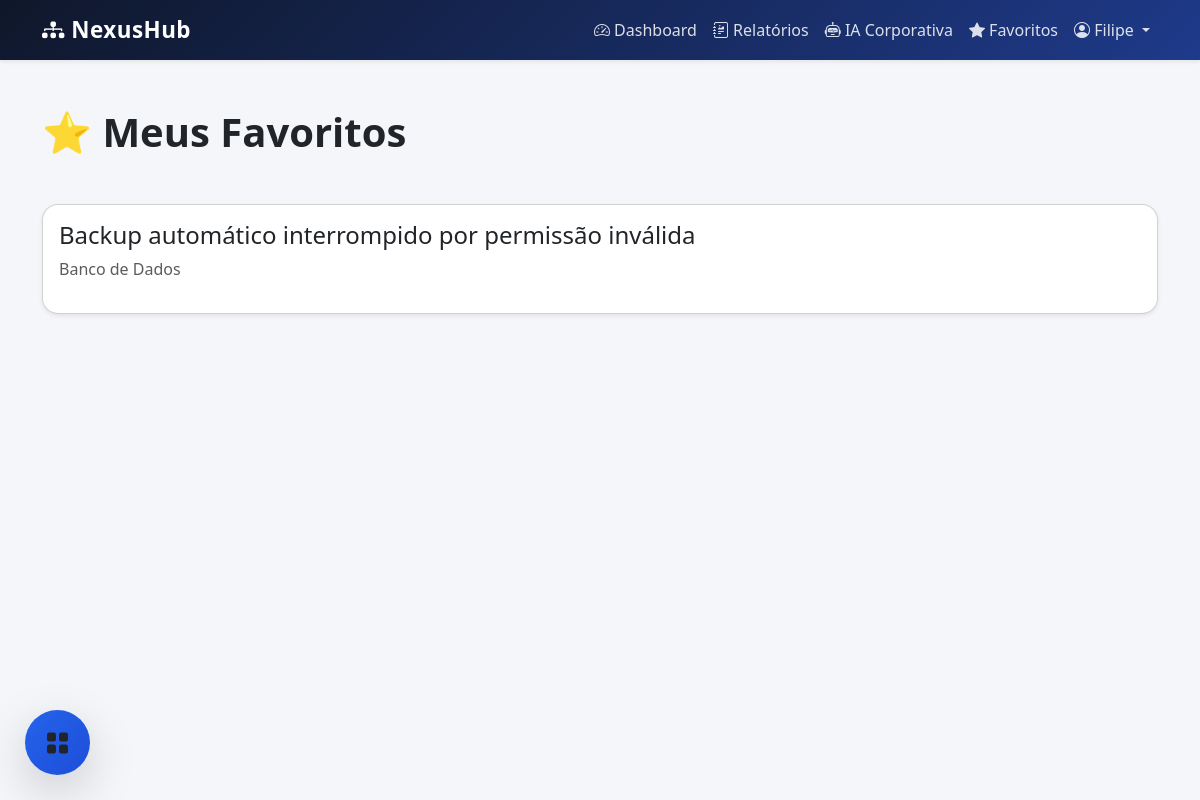
The app's page /favoritos/ (signed in) with its own data.
### relatorios/models.py (models this page shows, shortened)
class Favorito(models.Model):
    usuario = models.ForeignKey(
        'funcionarios.Funcionario',
        on_delete=models.CASCADE,
        related_name='favoritos'
    )
    relatorio = models.ForeignKey(
        Relatorio,
        on_delete=models.CASCADE,
        related_name='salvos'
    )
    criado_em = models.DateTimeField(
        auto_now_add=True
    )
    class Meta:
        unique_together = (
            'usuario',
            'relatorio'
        )

class Relatorio(models.Model):
    STATUS = [
        ('Aberto', 'Aberto'),
        ('Em andamento', 'Em andamento'),
        ('Resolvido', 'Resolvido')
    ]
    PRIORIDADE = [
        ('Baixa', 'Baixa'),
        ('Média', 'Média'),
        ('Alta', 'Alta'),
        ('Crítica', 'Crítica')
    ]
    autor = models.ForeignKey(
        Funcionario,
        on_delete=models.SET_NULL,
        null=True,
        blank=True
    )
    titulo = models.CharField(
        max_length=200
    )
    categoria = models.CharField(
        max_length=100
    )
    problema = models.TextField()
    solucao = models.TextField()
    resultado_final = models.TextField(
        blank=True,
        null=True
    )
    observacoes = models.TextField(
        blank=True,
        null=True
    )
    palavras_chave = models.CharField(
        max_length=300,
        blank=True,
        null=True
    )
    prioridade = models.CharField(
        max_length=20,
        blank=True,
        null=True
    )
    status = models.CharField(
        max_length=20,
        blank=True,
        null=True
    )
    tags = models.ManyToManyField(
        'Tag',
        blank=True
    )
    imagem = models.ImageField(
        upload_to='relatorios/',
        blank=True,
        null=True
    )
    criado_em = models.DateTimeField(
        auto_now_add=True
    )

### relatorios/views.py (the view)
@login_required
def meus_favoritos(request):
    funcionario = get_object_or_404(
        Funcionario,
        usuario=request.user
    )
    favoritos = Favorito.objects.filter(
        usuario=funcionario
    ).select_related(
        'relatorio'
    ).order_by(
        '-criado_em'
    )
    return render(
        request,
        'relatorios/favoritos.html',
        {
            'favoritos': favoritos
        }
    )

### templates/relatorios/favoritos.html
{% extends 'base.html' %}
{% block content %}
<div class="container py-5">
    <h1 class="fw-bold mb-5">
        ⭐ Meus Favoritos
    </h1>
    {% for favorito in favoritos %}
    <div class="card shadow-sm rounded-4 mb-4">
        <div class="card-body">
            <a href="{% url 'detalhe_relatorio' favorito.relatorio.id %}"
               class="text-decoration-none">
                <h4 class="text-dark">
                    {{ favorito.relatorio.titulo }}
                </h4>
            </a>
            <p class="text-muted">
                {{ favorito.relatorio.categoria }}
            </p>
        </div>
    </div>
    {% empty %}
    <div class="alert alert-secondary">
        Nenhum favorito salvo.
    </div>
    {% endfor %}
</div>
{% endblock %}

### templates/base.html (shortened to what this page needs)
<!DOCTYPE html>
<html lang="pt-br">
<head>
    <link
        href="https://cdn.jsdelivr.net/npm/bootstrap@5.3.3/dist/css/bootstrap.min.css"
        rel="stylesheet">
    <link
        rel="stylesheet"
        href="https://cdn.jsdelivr.net/npm/bootstrap-icons@1.11.3/font/bootstrap-icons.min.css">
</head>
<body>
    <nav class="navbar navbar-expand-lg navbar-dark navbar-custom shadow-sm">
        <div class="container">
            <a class="navbar-brand fw-bold"
            href="{% url 'home' %}">
                <i class="bi bi-diagram-3-fill"></i>
                NexusHub
            </a>
            {% if user.is_authenticated %}
            <div class="collapse navbar-collapse"
                id="navbarNexus">
                <ul class="navbar-nav ms-auto align-items-center">
                    <li class="nav-item">
                        <a href="{% url 'dashboard' %}"
                        class="nav-link text-white">
                            <i class="bi bi-speedometer2"></i>
                            Dashboard
                        </a>
                    </li>
                    <li class="nav-item">
                        <a href="{% url 'feed_relatorios' %}"
                        class="nav-link text-white">
                            <i class="bi bi-journal-richtext"></i>
                            Relatórios
                        </a>
                    </li>
                    <li class="nav-item">
                        <a href="{% url 'assistente_ia' %}"
                        class="nav-link text-info">
                            <i class="bi bi-robot"></i>
                            IA Corporativa
                        </a>
                    </li>
                    <li class="nav-item">
                        <a href="{% url 'meus_favoritos' %}"
                        class="nav-link text-warning">
                            <i class="bi bi-star-fill"></i>
                            Favoritos
                        </a>
                    </li>
                    <li class="nav-item dropdown">
                        <a class="nav-link dropdown-toggle text-white"
                        href="#"
                        role="button"
                        data-bs-toggle="dropdown">
                            <i class="bi bi-person-circle"></i>
                            {{ user.first_name|default:user.username }}
                        </a>
                    </li>
                </ul>
            </div>
            {% endif %}
        </div>
    </nav>
    {% block content %}
    {% endblock %}
    {% if user.is_authenticated %}
    <div class="dropdown admin-menu">
        <button
            class="btn rounded-circle shadow-lg botao-admin"
            type="button"
            data-bs-toggle="dropdown">
            <i class="bi bi-grid-fill"></i>
        </button>
    </div>
    {% endif %}
</body>
</html>

### templates/base.html (style rules this page uses)
body { background-color: #f4f6f9; min-height: 100vh; }
.navbar-custom { background: linear-gradient( 135deg, #0f172a, #1e3a8a ); }
.navbar-brand { font-size: 1.4rem; letter-spacing: .5px; }
.nav-link { color: rgba(255,255,255,.85) !important; transition: .3s; }
.admin-menu { position: fixed; bottom: 25px; left: 25px; z-index: 9999; }
.botao-admin { width: 65px; height: 65px; border: none; font-size: 24px; display: flex; align-items: center; justify-content: center; background: linear-gradient( 135deg, #2563eb, #1d4ed8 ); transition: .3s; }

### records on screen
Favorito: relatorio.titulo "Backup automático interrompido por permissão inválida", relatorio.categoria "Banco de Dados"

### other values on screen
{{ user.first_name|default:user.username }} "Filipe"
